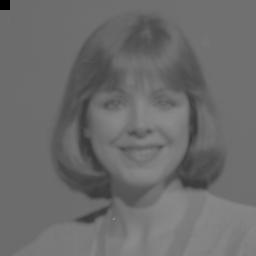
#> input picture Practica 2/resultado2.png, 256 x 256 px
$ python ejercicio3.py 5
#> lines starting #> are read from the running program, lines starting #| are printed output that depends on the picture

import sys
import cv2 as cv
import numpy as np
from matplotlib import pyplot as plt

# loading image
cantidad = int(sys.argv[1])

img = cv.imread('resultado2.png', cv.IMREAD_GRAYSCALE)
#> img is the input picture: shape (256, 256); min 0, max 139, mean 107.6
cv.imshow('Original Imagen', img)

if img.size == 0:
    sys.exit("Error: the image has not been correctly loaded.")


# Dimensions
heigth = img.shape[0]
#> heigth = 256
width = img.shape[1]
#> width = 256

# Creating matrix
Contrast = np.zeros((heigth, width, 1),np.uint8)

colores = np.zeros((heigth, width, 1),np.uint8)

# Contrast Stretching

for x in range(0, heigth, 1):
    for y in range(0, width, 1):
    	colores[x][y] = img[x][y]


colores = np.sort(colores, axis = None)
lower = int((cantidad/100)*(heigth*width))
#> lower = 3276
higher = int(((100-cantidad)/100)*(heigth*width))
#> higher = 62259

print (cantidad,'%',' y ', 100-cantidad, '%')

a = 0
b = 255
c = int(colores[lower])
#> c = 78
d = int(colores[higher-1])
#> d = 131

print ('c :', c, 'd:', d)
#| c : 78 d: 131

temp = (b - a)/(d - c)
#> temp = 4.81

for x in range(0, heigth, 1):
    for y in range(0, width, 1):
    	Contrast[x][y] = (img[x][y] - c) * temp + a
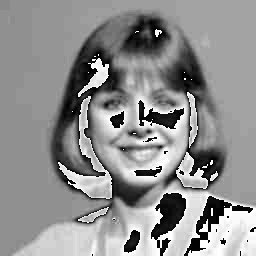
#> Contrast: shape (256, 256, 1); min 0, max 254, mean 142.7

cv.imshow('Contrast',Contrast)

hist = cv.calcHist([Contrast], [0], None, [256], [0, 256])
#> hist = 256 values, max 10964 at index 144, min 0 at index 1, mean 256
plt.title("Histograma  of Outlier 1")
plt.plot(hist, color='gray' )
plt.xlabel('lighting intensity')
plt.ylabel('number of pixels')
plt.savefig('histogram3_2.png')
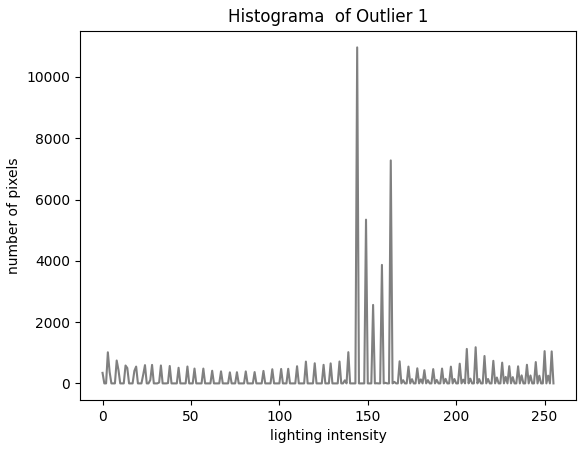
#> figure drawn by matplotlib, 1 panel; curve peaks at x = 144, y = 10964
plt.show()

filename = 'resultado3_2.png'

# Saving the image
cv.imwrite(filename, Contrast)

print ("Presione una tecla para cerrar")
cv.waitKey(0)
cv.destroyAllWindows()
cv.waitKey(1)
exit()
#> (the program exits here)
